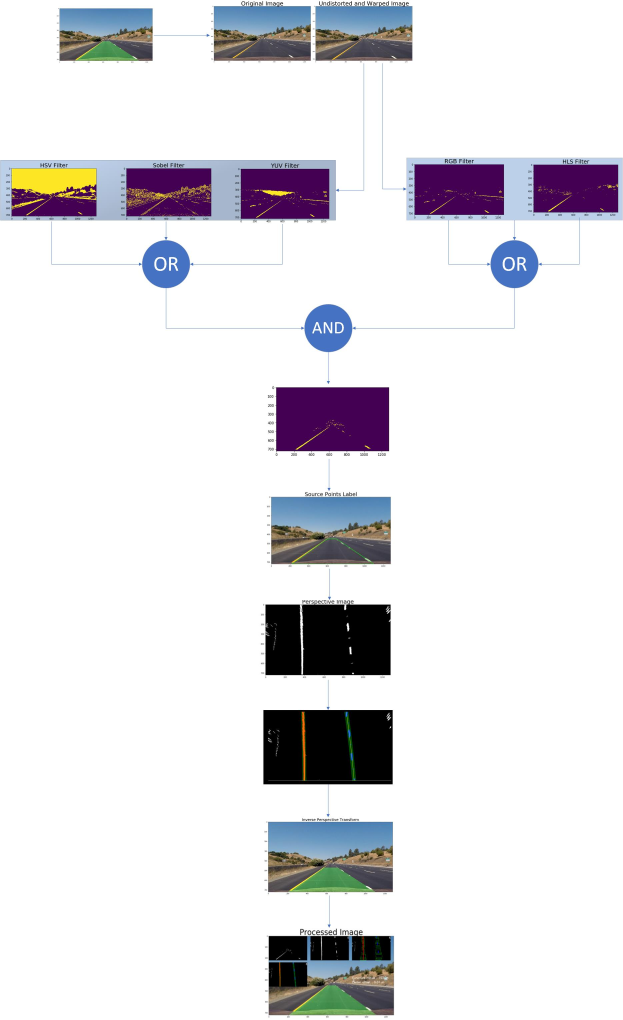
#> input picture documentation/image_processing.jpg, 1868 x 3060 px (shown at 1/3 size)
$ python -i utils.py   (imports and definitions only)   (older library calls are emulated)
#> lines starting #> are read from the running program, lines starting #| are printed output that depends on the picture; after the words box and inside, x2 and y2 are one past the last pixel; in counts of white or black regions, pixels touching at a corner belong together
import cv2
import numpy as np
from scipy import stats

# [28 lines left out: functions cal_undistort, get_img_obj_points, not called in this run]


def abs_sobel_thresh(img, orient='x', thresh_min=0, thresh_max=255):
    # Apply the following steps to img
    # 1) Convert to grayscale
    # 2) Take the derivative in x or y given orient = 'x' or 'y'
    # 3) Take the absolute value of the derivative or gradient
    # 4) Scale to 8-bit (0 - 255) then convert to type = np.uint8
    # 5) Create a mask of 1's where the scaled gradient magnitude
    # is > thresh_min and < thresh_max
    # 6) Return this mask as your binary_output image

    sobelx = cv2.Sobel(img, cv2.CV_64F, 1, 0)
    abs_sobelx = np.absolute(sobelx)
    scaled_sobel = np.uint8(255 * abs_sobelx / np.max(abs_sobelx))

    binary_output = np.zeros_like(scaled_sobel)
    binary_output[(scaled_sobel >= thresh_min) & (scaled_sobel <= thresh_max)] = 1

    return binary_output


# [35 lines left out: functions mag_thresh, dir_threshold, not called in this run]


def sobel_filter(image, ksize=3):
    hls = cv2.cvtColor(image, cv2.COLOR_RGB2YUV)
    s_channel = hls[:, :, 0]

    gradx = abs_sobel_thresh(s_channel, 'x', 10, 200)
    grady = abs_sobel_thresh(s_channel, 'y', 10, 200)

    combined = np.zeros_like(grady)
    combined_condition = ((gradx == 1) & (grady == 1))
    return combined_condition

def hls_filter(image):
    # Convert to HLS color space and separate the V channel
    hls = cv2.cvtColor(image, cv2.COLOR_RGB2HLS)
    s_channel = hls[:, :, 2]
    l_channel = hls[:, :, 1]

    # Threshold color channel
    s_thresh_min = 120
    s_thresh_max = 255
    s_binary = np.zeros_like(s_channel)
    s_binary_condition = (s_channel >= s_thresh_min) & (s_channel <= s_thresh_max)
    return s_binary_condition


def hsv_filter(image):
    # Convert to HLS color space and separate the V channel
    hls = cv2.cvtColor(image, cv2.COLOR_RGB2HSV)
    s_channel = hls[:, :, 2]

    # Threshold color channel
    s_thresh_min = 160
    s_thresh_max = 255
    s_binary_condition = (s_channel >= s_thresh_min) & (s_channel <= s_thresh_max)
    return s_binary_condition


def yuv_filter(image):
    # Convert to HLS color space and separate the V channel
    hls = cv2.cvtColor(image, cv2.COLOR_RGB2YUV)
    s_channel = hls[:, :, 0]

    # Threshold color channel
    s_thresh_min = 170
    s_thresh_max = 255
    s_binary_condition = (s_channel >= s_thresh_min) & (s_channel <= s_thresh_max)
    return s_binary_condition


def rgb_filter(image):
    # Extract RG colors for better yellow line isolation
    color_threshold = 170
    R = image[:, :, 0]
    G = image[:, :, 1]
    color_combined = np.zeros_like(R)
    r_g_condition = (R > color_threshold) & (G > color_threshold)
    return r_g_condition


def filter_image(image, is_blind=False):
    sobel_condition = sobel_filter(image)
    hls_condition = hls_filter(image)
    rgb_condition = rgb_filter(image)
    hsv_condition = hsv_filter(image)
    yuv_condition = yuv_filter(image)

    height, width = image.shape[0], image.shape[1]
    # apply the region of interest mask
    combined_binary = np.zeros((height, width), dtype=np.uint8)
    if not is_blind:
        combined_binary[((rgb_condition | hsv_condition | yuv_condition) & (hls_condition | sobel_condition))] = 1
    else :
        combined_binary[sobel_condition] = 1

    mask = np.zeros_like(combined_binary)
    region_of_intersect = np.array([[0, height], [width / 2, int(0.5 * height)], [width, height]], dtype=np.int32)
    cv2.fillPoly(mask, [region_of_intersect], 1)
    thresholded = cv2.bitwise_and(combined_binary, mask)
    return thresholded


# [24 lines left out: functions get_curvature_radius, get_offset_from_center, not called in this run]


def get_source_points():
    return [[220,720], [1100, 720], [780, 470], [600, 470]]


# [274 lines left out: functions get_destination_points, perspective_transform, perspective_transform_with_filled_area, get_lane_rectangles, get_next_frame_lines, inverse_perspective_transform and 2 more, not called in this run]

>>> import cv2
>>> picture = cv2.imread('documentation/image_processing.jpg')
#> picture is the input picture: shape (3060, 1868, 3); mean B, G, R 229, 225.2, 226.1
>>> result = filter_image(picture)
#> in abs_sobel_thresh, `sobelx = cv2.Sobel(img, cv2.CV_64F, 1, 0)`:
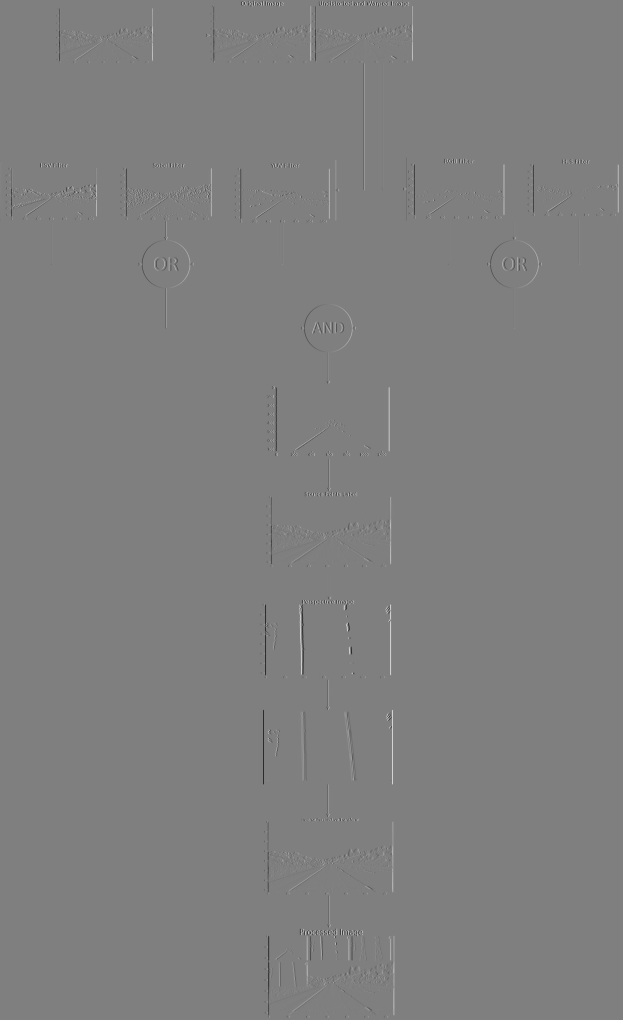
#> sobelx: shape (3060, 1868) float64 (shown at 1/3 size); min -1020, max 1020, mean 0; drawn with min black and max white
#> in sobel_filter, `gradx = abs_sobel_thresh(s_channel, 'x', 10, 200)`:
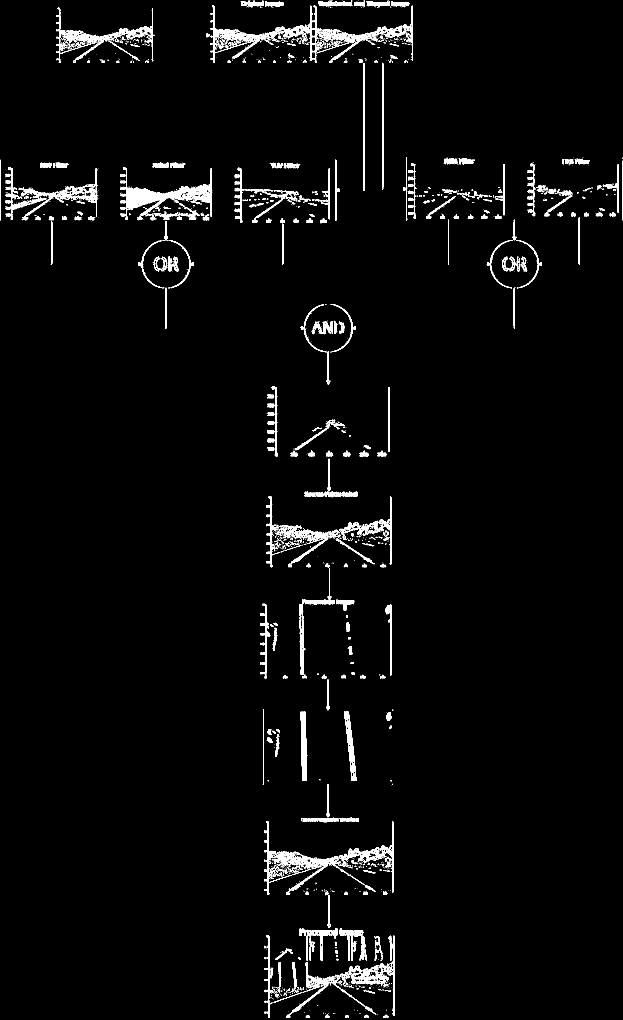
#> gradx: shape (3060, 1868) (shown at 1/3 size); values 0 (black) and 1 (white), 2.5% white; 2841 white regions (2289 under 20 px), largest, box (x1, y1, x2, y2) and area: (361, 502, 636, 660) 9312, (169, 23, 460, 189) 5304, (63, 504, 293, 650) 4379
#> in rgb_filter, `G = image[:, :, 1]`:
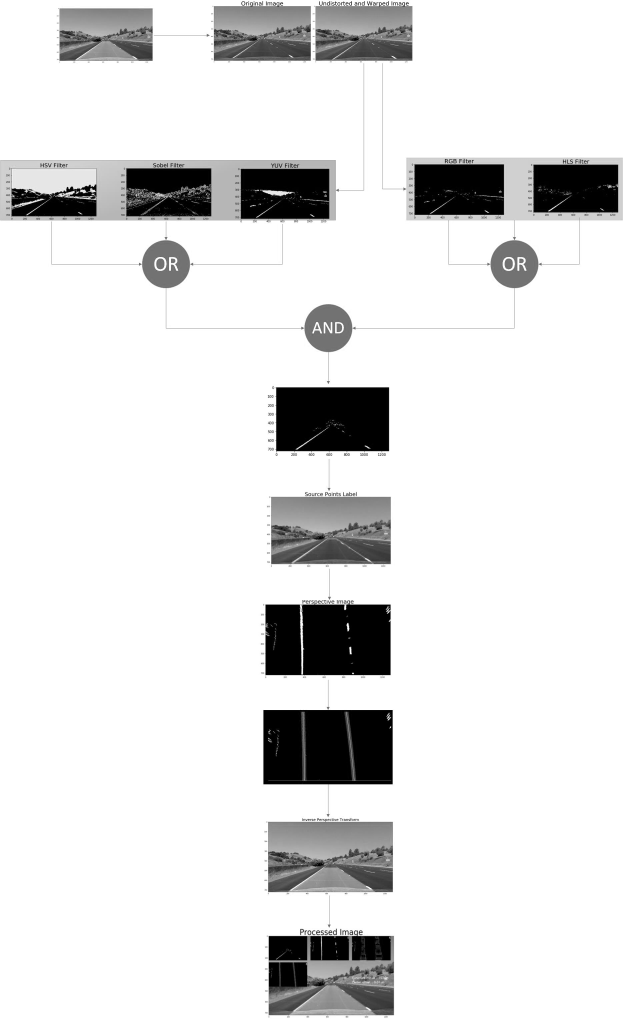
#> G: shape (3060, 1868) (shown at 1/3 size); min 0, max 255, mean 225.2
#> in hsv_filter, `s_channel = hls[:, :, 2]`:
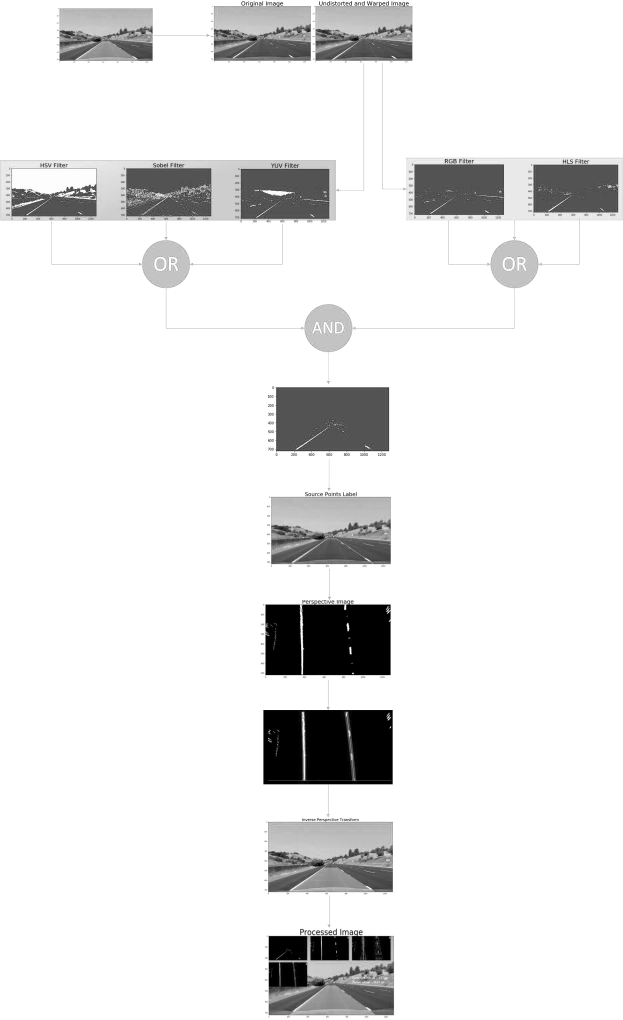
#> s_channel: shape (3060, 1868) (shown at 1/3 size); min 0, max 255, mean 231
#> in yuv_filter, `s_binary_condition = (s_channel >= s_thresh_min) & (s_channel <= s_thr..`:
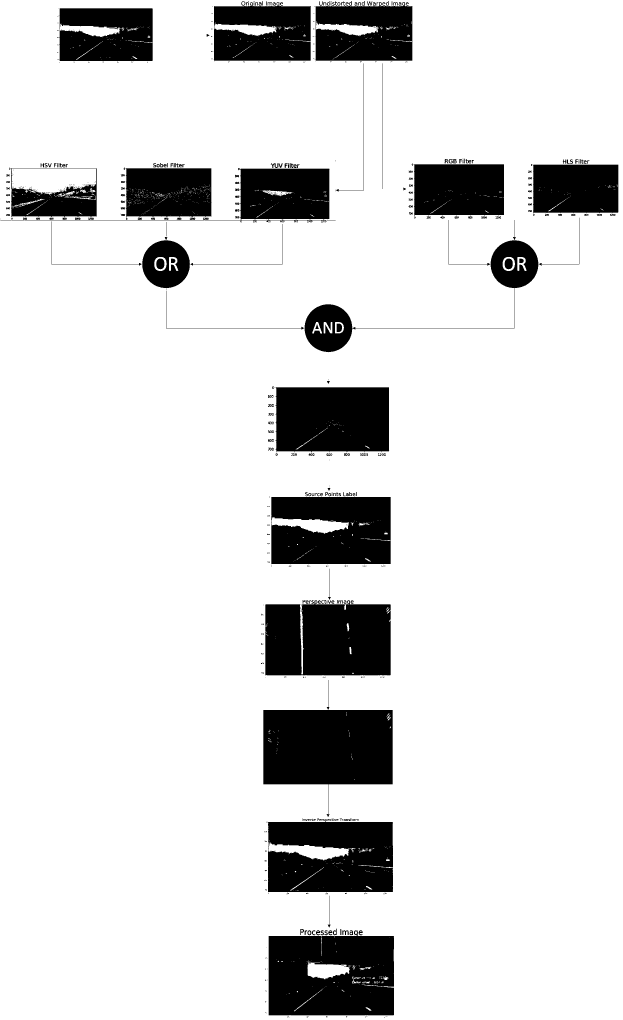
#> s_binary_condition: shape (3060, 1868) bool (shown at 1/3 size); 85.8% white; 758 black regions (504 under 20 px), largest, box (x1, y1, x2, y2) and area: (790, 2130, 1178, 2451) 86427, (806, 2791, 1182, 3046) 83783, (796, 1801, 1172, 2027) 78580
#> in filter_image, `cv2.fillPoly(mask, [region_of_intersect], 1)`:
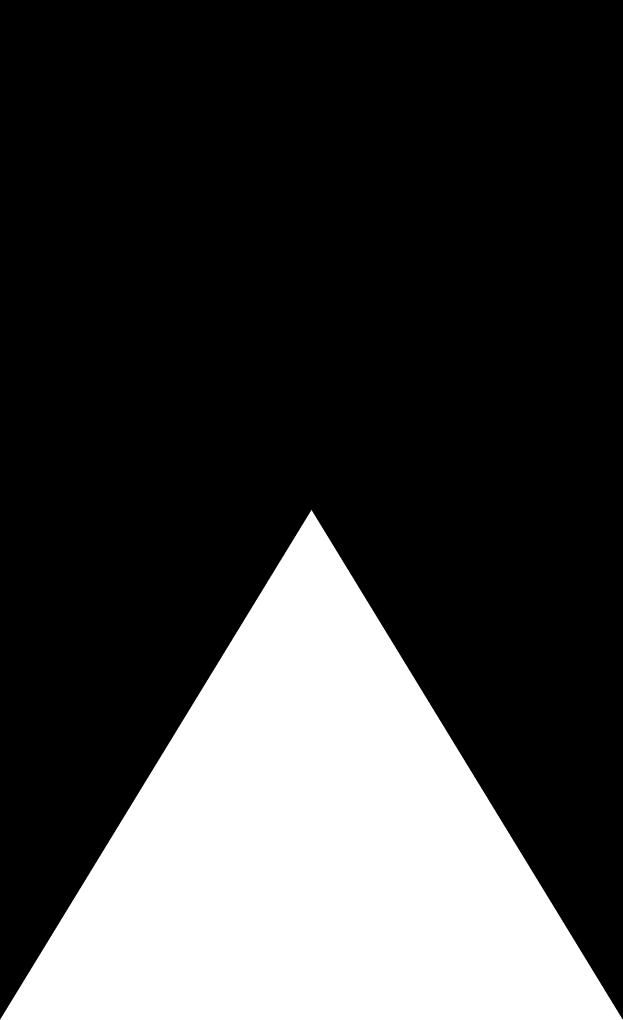
#> mask: shape (3060, 1868) (shown at 1/3 size); values 0 (black) and 1 (white), 25% white; 1 white region, box (x1, y1, x2, y2) and area: (0, 1530, 1868, 3060) 1430251
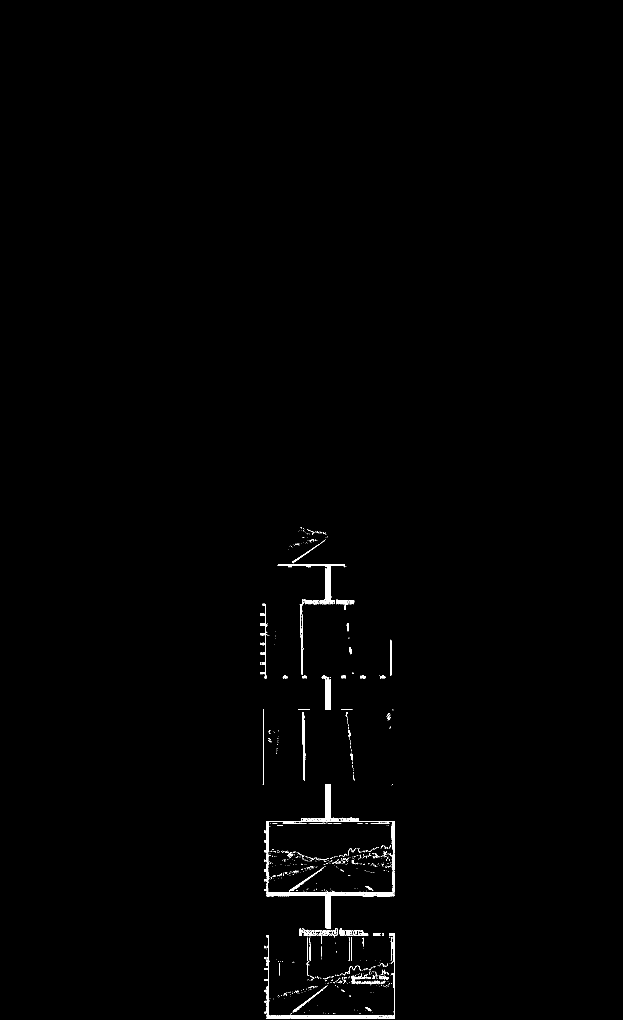
#> result: shape (3060, 1868) (shown at 1/3 size); values 0 (black) and 1 (white), 0.59% white; 995 white regions (870 under 20 px), largest, box (x1, y1, x2, y2) and area: (792, 2353, 1185, 2785) 10749, (794, 2805, 1104, 3057) 3701, (833, 1692, 1037, 1814) 2576

$ run again, on documentation/filters.jpg
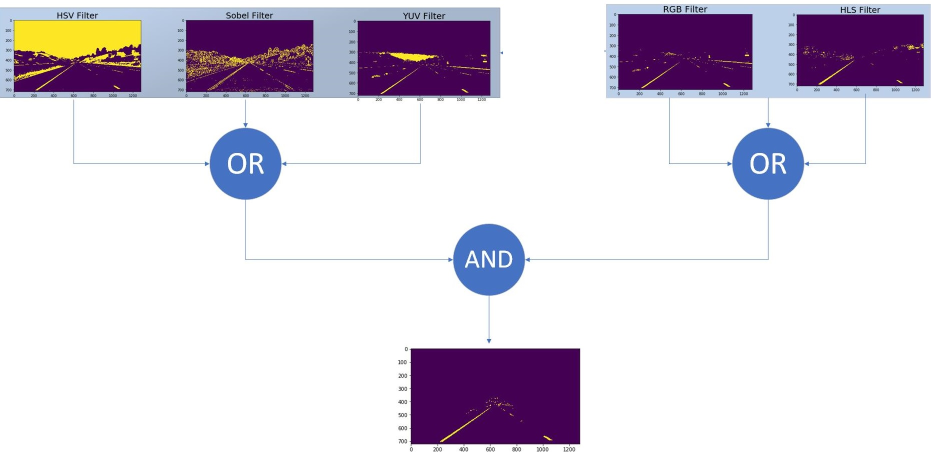
#> input picture documentation/filters.jpg, 1861 x 905 px (shown at 1/2 size)
#> picture is the input picture: shape (905, 1861, 3); mean B, G, R 223.3, 211.5, 218.3
#> in sobel_filter, `gradx = abs_sobel_thresh(s_channel, 'x', 10, 200)`:
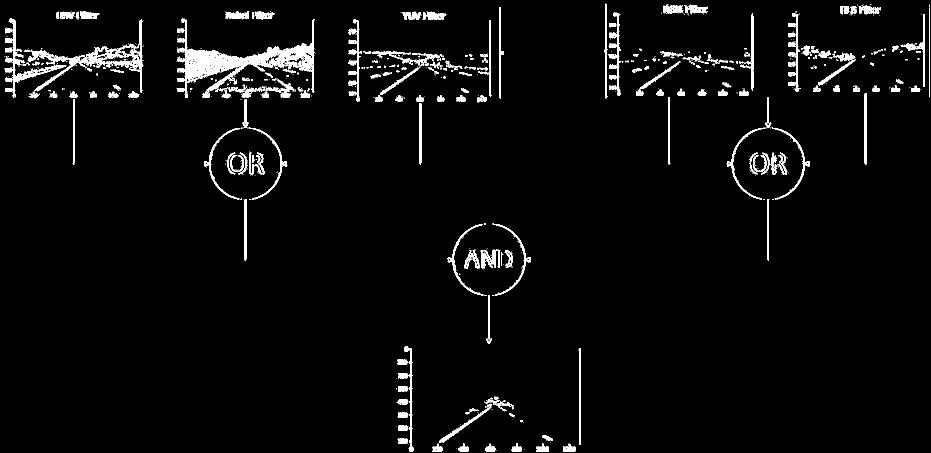
#> gradx: shape (905, 1861) (shown at 1/2 size); values 0 (black) and 1 (white), 3.5% white; 882 white regions (653 under 20 px), largest, box (x1, y1, x2, y2) and area: (354, 37, 629, 195) 9563, (55, 39, 286, 185) 4212, (9, 37, 133, 195) 2168
#> r_g_condition: shape (905, 1861) bool; 81.4% white; 233 black regions (87 under 20 px), largest, box (x1, y1, x2, y2) and area: (819, 697, 1161, 892) 65080, (0, 40, 982, 202) 42294, (1235, 28, 1505, 183) 40824
#> mask: shape (905, 1861); values 0 (black) and 1 (white), 25% white; 1 white region, box (x1, y1, x2, y2) and area: (2, 452, 1860, 905) 421538
#> combined_binary: shape (905, 1861); values 0 (black) and 1 (white), 11.9% white; 1084 white regions (952 under 20 px), largest, box (x1, y1, x2, y2) and area: (0, 0, 1861, 904) 153512, (0, 17, 282, 195) 20519, (0, 4, 1009, 208) 8250
#> `result = filter_image(picture)`:
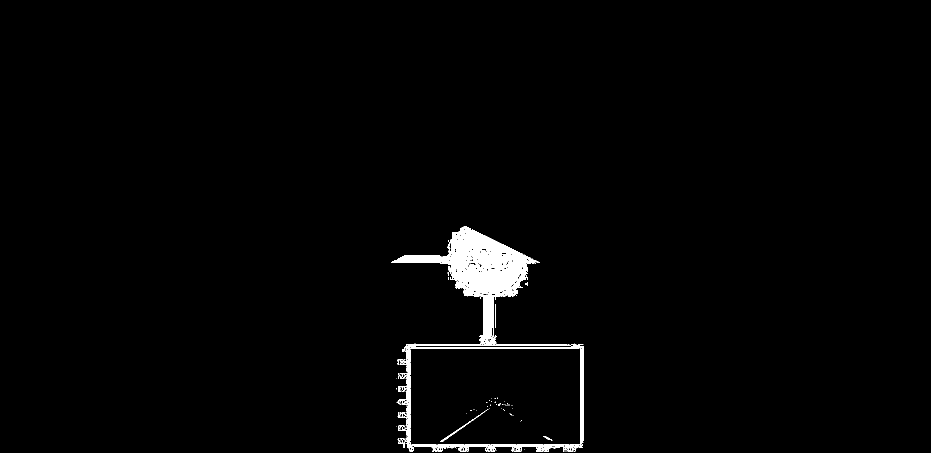
#> result: shape (905, 1861) (shown at 1/2 size); values 0 (black) and 1 (white), 1.6% white; 100 white regions (82 under 20 px), largest, box (x1, y1, x2, y2) and area: (782, 452, 1168, 904) 25537, (880, 818, 977, 884) 270, (990, 608, 992, 656) 96
